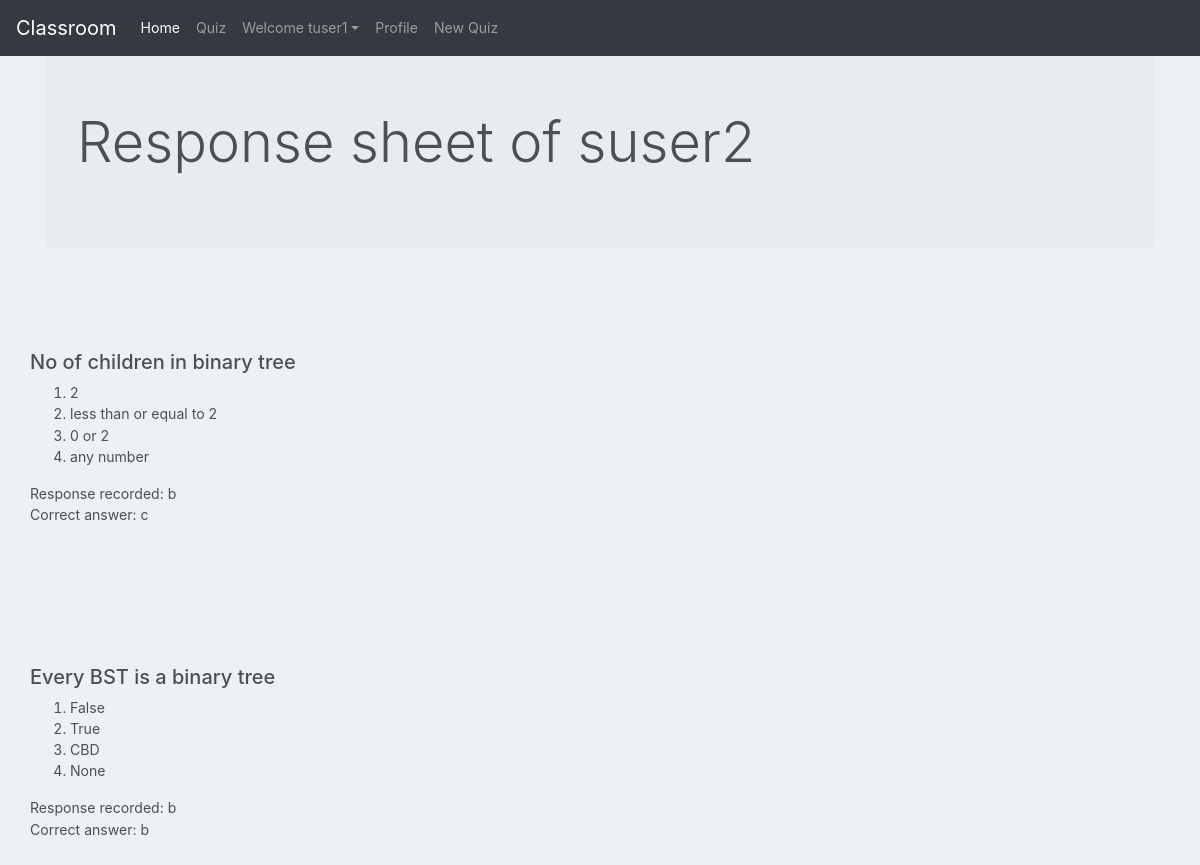
Screenshot of /view-response-sheet/4 (signed in) with the database file from the repository.
### users/models.py (models this page shows)
class User(AbstractUser):
    email = models.EmailField()
    is_student = models.BooleanField(default=False)
    is_teacher = models.BooleanField(default=False)

### quiz/models.py (models this page shows)
class Response(models.Model):
    response_id = models.AutoField
    choice_picked = models.CharField(max_length=1)
    question = models.ForeignKey(Question, on_delete=models.CASCADE)

class Question(models.Model):
    ques_id = models.AutoField
    desc = models.CharField(max_length=300)
    choice1 = models.CharField(max_length=40)
    choice2 = models.CharField(max_length=40)
    choice3 = models.CharField(max_length=40)
    choice4 = models.CharField(max_length=40)
    ans = models.CharField(max_length=1)

### users/views.py (the view)
# urls.py: path('view-response-sheet/<resp_id>', views.view_response_sheet, name='view_response_sheet'),
@login_required
def view_response_sheet(request, resp_id):
    response_sheet = ResponseSheet.objects.get(id = resp_id)
    user = response_sheet.student
    responses = response_sheet.responses.all()
    context = {
        "student" : user,
        "responses" : responses,
    }
    return render(request, 'users/view_response_sheet.html', context)

### templates/users/view_response_sheet.html (shortened to what this page needs)
{% extends 'discuss/basic.html' %}
{% load crispy_forms_tags %}
{% block homeactive %} active {% endblock homeactive %}-->
{% block content %}
<div class="container my-4">
    <div class="jumbotron">
        <h1 class="display-4">Response sheet of {{student}} </h1>
        </div>
    </div>
{% for response in responses %}
<div class="container"; style="padding: 70px 0;">
<div class="media">
    <div class="media-body">
        <h5>{{response.question.desc}}</h5>
        <ol>
            <li>{{response.question.choice1}}</li>
            <li>{{response.question.choice2}}</li>
            <li>{{response.question.choice3}}</li>
            <li>{{response.question.choice4}}</li>
        </ol>
        Response recorded: {{response.choice_picked}} <br>
        Correct answer:  {{response.question.ans}}
    </div>
  </div>
</div>
{% endfor %}
{% endblock content %}

### templates/discuss/basic.html (shortened to what this page needs)
{% load static %}
<!doctype html>
<html lang="en">
  <head>
    <link rel="stylesheet" href="https://stackpath.bootstrapcdn.com/bootstrap/4.2.1/css/bootstrap.min.css">
    <link rel="stylesheet" type="text/css" href=" {% static 'discuss/block.css' %} ">
  </head>
  <body>
    <nav class="navbar navbar-expand-lg navbar-dark bg-dark fixed-top">
  <a class="navbar-brand" href="{% url 'discuss:forum-home' %}">Classroom</a>
  <div class="collapse navbar-collapse" id="navbarSupportedContent">
    <ul class="navbar-nav mr-auto">
      <li class="nav-item {% block homeactive %} {% endblock homeactive %} ">
        <a class="nav-link" href="{% url 'discuss:forum-home' %}">Home </a>
      </li>
      <li class="nav-item">
        <a class="nav-link" href="{% url 'quiz:quiz-home' %}">Quiz </a>
      </li>
      {% if user.is_authenticated %}
<ul class="navbar-nav mr-2">
<li class="nav-item dropdown">
<a class="nav-link dropdown-toggle" href='#' id="navbarDropdown" role="button" data-toggle="dropdown"> Welcome {{request.user}}</a>
<div class="dropdown-menu" aria-labelledby="navbarDropdown">
      <li class="nav-item {% block profileactive %} {% endblock profileactive %}">
        {% if request.user.is_student %}
        <a class="nav-link" href="{%url 'users:student-profile'%}">Profile</a>
        {% else %}
        <a class="nav-link" href="{%url 'users:teacher-profile' %}">Profile</a>
        {% endif %}
      </li>
      <li class="nav-item">
        {% if request.user.is_teacher %}
        <a class="nav-link" href="{%url 'quiz:create-quiz' %}">New Quiz</a>
        {% endif %}
      </li>
        </div>
      </li>
      {% endif %}
    </ul>
  </div>
</nav>
<br>
</body>
{% block content %}{% endblock content%}
</html>

### discuss/static/discuss/block.css (style rules this page uses)
body { margin: 0; font-family: -apple-system, BlinkMacSystemFont, "Segoe UI", Roboto, "Helvetica Neue", Arial, "Noto Sans", sans-serif, "Apple Color Emoji", "Segoe UI Emoji", "Segoe UI Symbol", "Noto Color Emoji"; font-size: .88rem; font-weight: 400; line-height: 1.5; color: #495057; text-align: left; background-color: #eef1f3 }
a { color: #E91E63; text-decoration: none !important; background-color: transparent }

### templates/discuss/basic.html (style rules this page uses)
html * { font-family: -apple-system, BlinkMacSystemFont, 'Segoe UI', Roboto, Oxygen, Ubuntu, Cantarell, 'Open Sans', 'Helvetica Neue', sans-serif !important; }

### rows the page displays
User: user "tuser1"
User: username "suser2"
Response: question.desc "No of children in binary tree", question.choice1 "2", question.choice2 "less than or equal to 2", question.choice3 "0 or 2", question.choice4 "any number", choice_picked "b", question.ans "c"
Response: question.desc "Every BST is a binary tree", question.choice1 "False", question.choice2 "True", question.choice3 "CBD", question.choice4 "None", choice_picked "b", question.ans "b"
